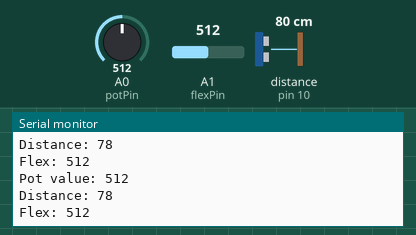
Recording of a sketch running on a simulated Arduino Uno, built with avr-gcc and run on an emulated ATmega328P. Parts: the last lines printed to the serial monitor. Wiring (inferred from the names in the program): ultrasonic range finder: trigger pin 9; echo pin 10. Inputs (shaded band) come from the test bench; at power-on: distance to the obstacle (sensor on pin 10) 80 cm, A0 (potPin) = 512, A1 (flexPin) = 512. The echo pulse lasts 58.3 µs per cm.

Above: at 1.8 s.
1.9 s: distance to the obstacle (sensor on pin 10) set to 2 cm
At 2.4 s:
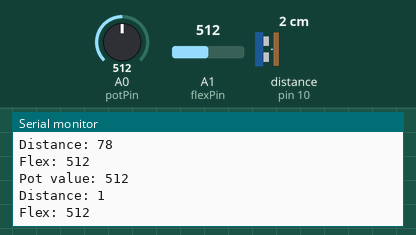
3.4 s: A0 (potPin) set to 716
At 4.7 s:
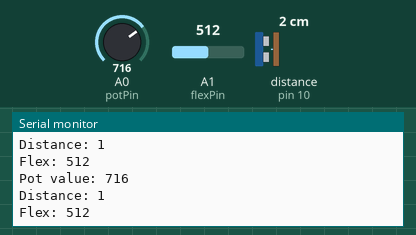
4.9 s: A1 (flexPin) set to 716
At 5.8 s:
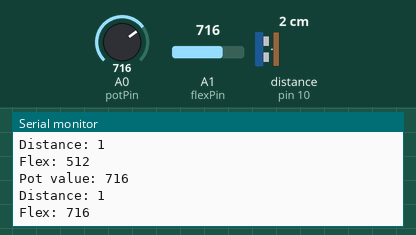
6.4 s: distance to the obstacle (sensor on pin 10) set to 4 cm
At 7.7 s:
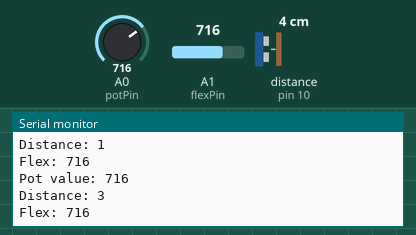
7.9 s: A0 (potPin) set to 900
At 8.5 s:
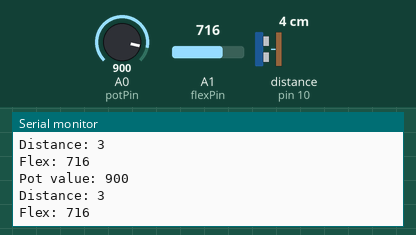
9.4 s: A1 (flexPin) set to 900
At 10.8 s:
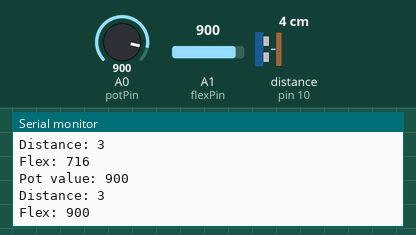
Timing chart, 0 to 11.9 s (numbered marks = the images above; inputs shaded):
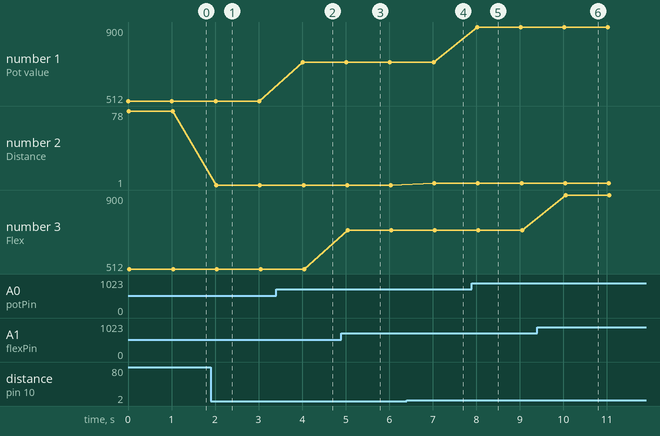

Measured:
- after the input at 1.9 s, the serial monitor: prints a new line after 0.13 s (image 1)
- after the input at 3.4 s, the serial monitor: prints a new line after 0.62 s (image 2)
- after the input at 4.9 s, the serial monitor: prints a new line after 0.15 s (image 3)
- after the input at 6.4 s, the serial monitor: prints a new line after 0.64 s (image 4)
- after the input at 7.9 s, the serial monitor: prints a new line after 0.12 s (image 5)
- after the input at 9.4 s, the serial monitor: prints a new line after 0.66 s (image 6)
- plotted number 1: 512 → 716 after the input at 3.4 s, 716 → 900 after the input at 7.9 s
- plotted number 2: 78 → 1 after the input at 1.9 s, 1 → 3 after the input at 6.4 s

The sketch:

sensor_lab.ino
```cpp
const int potPin = A0;
const int flexPin = A1;
const int trigPin = 9;
const int echoPin = 10;

void setup() {
  // put your setup code here, to run once:
  pinMode(trigPin, OUTPUT);
  pinMode(echoPin, INPUT);
  Serial.begin(9600);

}

void loop() {
  // put your main code here, to run repeatedly:

  while(1) {
    pot();
    ultrasound();
    flex();
    Serial.println();
    delay(1000);
  }

}


void flex() {

  int flexValue;

  flexValue = analogRead(flexPin);

  Serial.print("Flex: ");
  Serial.println(flexValue);
}
void pot() {

    int potValue;

    potValue = analogRead(potPin);
    Serial.print("Pot value: ");
    Serial.println(potValue);
}


void ultrasound() {

  long duration;
  int distance;

  digitalWrite(trigPin, LOW);
  delayMicroseconds(2);

  digitalWrite(trigPin, HIGH);
  delayMicroseconds(10);
  digitalWrite(trigPin, LOW);

  duration = pulseIn(echoPin, HIGH);

  distance = duration*0.034/2;


  Serial.print("Distance: ");
  Serial.println(distance);
}
```
